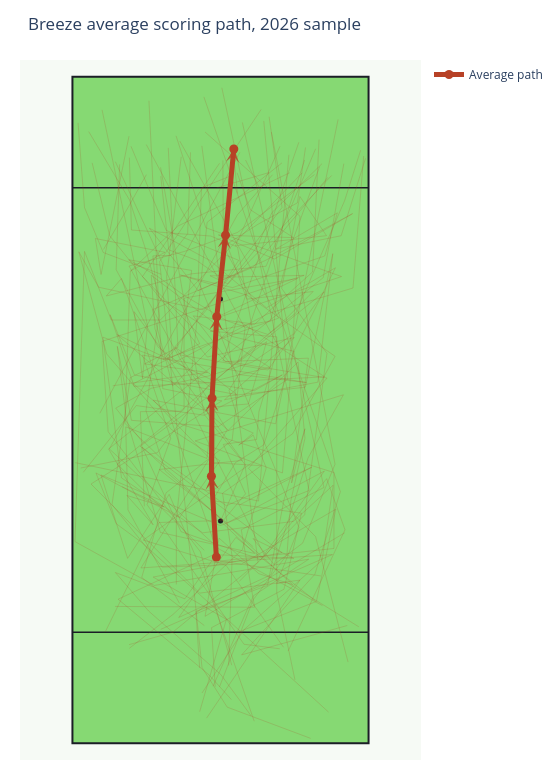

Here is the notebook cell this chart was saved with:
### Code cell
fig = plot_average_scoring_path(
    avg_path,
    paths=paths,
    title=f"{TEAM_ID.title()} average scoring path, {SEASON} sample",
    show_individual_paths=True,
)
fig.show()

### Figure 1 — Plotly figure (JSON) as saved in the notebook; plotly's stock layout.template omitted (floating-point values rounded to 4 significant figures)
{"data": [{"hoverinfo": "skip", "marker": {"color": "#1B1E26", "size": 5}, "mode": "markers", "showlegend": false, "type": "scatter", "x": [0], "y": [40]}, {"hoverinfo": "skip", "marker": {"color": "#1B1E26", "size": 5}, "mode": "markers", "showlegend": false, "type": "scatter", "x": [0], "y": [80]}, {"hoverinfo": "skip", "line": {"color": "rgba(170, 61, 35, 0.18)", "width": 1}, "mode": "lines", "showlegend": false, "type": "scatter", "x": [0.0, 6.14, -10.82, -16.99, -18.57, -16.03, -0.45, 12.11, 7.79], "y": [40.0, 34.18, 37.96, 58.62, 71.46, 58.14, 56.97, 65.56, 112.0]}, {"hoverinfo": "skip", "line": {"color": "rgba(170, 61, 35, 0.18)", "width": 1}, "mode": "lines", "showlegend": false, "type": "scatter", "x": [-13.9, -18.85, -12.46, -2.24, 5.8, 13.07, 14.31, -2.78], "y": [54.02, 60.34, 63.91, 66.1, 68.64, 73.66, 94.87, 110.0]}, {"hoverinfo": "skip", "line": {"color": "rgba(170, 61, 35, 0.18)", "width": 1}, "mode": "lines", "showlegend": false, "type": "scatter", "x": [16.23, 1.2, -3.33, -10.95, 7.31], "y": [0.89, 6.52, 13.66, 86.7, 114.1]}, {"hoverinfo": "skip", "line": {"color": "rgba(170, 61, 35, 0.18)", "width": 1}, "mode": "lines", "showlegend": false, "type": "scatter", "x": [-3.75, -4.43, 8.47, 11.42, 15.2, 12.8, 15.82, 0.92, -14.04, -4.16, -0.18], "y": [13.59, 23.75, 28.42, 43.79, 56.63, 46.88, 69.33, 68.71, 84.02, 98.51, 104.4]}, {"hoverinfo": "skip", "line": {"color": "rgba(170, 61, 35, 0.18)", "width": 1}, "mode": "lines", "showlegend": false, "type": "scatter", "x": [19.45, 1.61, -14.11, -18.78, -22.42, -7.38, -0.11, -8.83, -20.49, -25.5, -21.94, -3.13, 20.0], "y": [5.62, 21.96, 36.1, 39.54, 48.67, 40.64, 50.86, 56.49, 70.09, 88.48, 82.1, 78.05, 102.2]}, {"hoverinfo": "skip", "line": {"color": "rgba(170, 61, 35, 0.18)", "width": 1}, "mode": "lines", "showlegend": false, "type": "scatter", "x": [-2.92, -14.18, -9.79, 2.09, 4.42, -13.36], "y": [21.21, 29.86, 45.1, 54.57, 74.69, 107.8]}, {"hoverinfo": "skip", "line": {"color": "rgba(170, 61, 35, 0.18)", "width": 1}, "mode": "lines", "showlegend": false, "type": "scatter", "x": [22.82, 3.8, 16.98, 21.58, -2.99], "y": [21.21, 15.92, 30.41, 45.3, 116.4]}, {"hoverinfo": "skip", "line": {"color": "rgba(170, 61, 35, 0.18)", "width": 1}, "mode": "lines", "showlegend": false, "type": "scatter", "x": [1.95, -2.1, -18.43, -1.21, 13.21, 5.86, 9.64, 14.79, 20.62, 9.16], "y": [7.89, 12.35, 25.94, 33.98, 33.29, 36.86, 32.19, 36.04, 50.25, 110.0]}, {"hoverinfo": "skip", "line": {"color": "rgba(170, 61, 35, 0.18)", "width": 1}, "mode": "lines", "showlegend": false, "type": "scatter", "x": [-17.75, -10.13, -16.86, -12.12, -20.15, 18.49, 22.2], "y": [46.2, 42.56, 44.62, 39.33, 52.99, 83.82, 104.3]}, {"hoverinfo": "skip", "line": {"color": "rgba(170, 61, 35, 0.18)", "width": 1}, "mode": "lines", "showlegend": false, "type": "scatter", "x": [-7.38, -16.65, -17.06, -2.44, -1.0, -11.23, -18.78, -18.16], "y": [25.19, 42.01, 56.97, 51.28, 63.5, 71.32, 85.26, 104.2]}, {"hoverinfo": "skip", "line": {"color": "rgba(170, 61, 35, 0.18)", "width": 1}, "mode": "lines", "showlegend": false, "type": "scatter", "x": [-10.68, -21.11, -24.48, -25.64], "y": [84.43, 88.35, 96.45, 111.7]}, {"hoverinfo": "skip", "line": {"color": "rgba(170, 61, 35, 0.18)", "width": 1}, "mode": "lines", "showlegend": false, "type": "scatter", "x": [-0.18, 5.86, 11.97, 12.66, 15.2, 13.96, 1.4, -18.64, -1.14, 8.88, -10.95, -13.63, -16.38, -23.72], "y": [10.16, 25.81, 33.98, 43.66, 54.91, 68.64, 56.36, 73.59, 65.21, 67.68, 80.11, 89.38, 97.82, 110.1]}, {"hoverinfo": "skip", "line": {"color": "rgba(170, 61, 35, 0.18)", "width": 1}, "mode": "lines", "showlegend": false, "type": "scatter", "x": [-25.16, -11.36, -2.3, 18.7, 8.54, -7.18, -5.19, -16.51, -11.5, -6.49, 1.13, 8.54, 13.55, 22.34, 25.22], "y": [49.56, 52.31, 64.32, 81.28, 67.2, 69.88, 85.12, 87.04, 84.16, 80.59, 76.06, 73.59, 77.43, 97.68, 106.8]}, {"hoverinfo": "skip", "line": {"color": "rgba(170, 61, 35, 0.18)", "width": 1}, "mode": "lines", "showlegend": false, "type": "scatter", "x": [10.67, 4.22, -13.22, -8.96, -14.04, 15.47, 3.26, -4.91, 6.14, 16.57, 17.74], "y": [17.02, 17.84, 42.97, 54.91, 69.88, 64.94, 66.38, 76.95, 75.44, 84.85, 108.7]}, {"hoverinfo": "skip", "line": {"color": "rgba(170, 61, 35, 0.18)", "width": 1}, "mode": "lines", "showlegend": false, "type": "scatter", "x": [5.52, 0.03, -12.94, -18.92, -6.42, -0.52, -17.82, -20.56, -5.26, 8.2, 17.12], "y": [4.94, 12.42, 23.82, 30.75, 26.01, 34.32, 83.68, 80.52, 84.5, 85.88, 107.0]}, {"hoverinfo": "skip", "line": {"color": "rgba(170, 61, 35, 0.18)", "width": 1}, "mode": "lines", "showlegend": false, "type": "scatter", "x": [-3.33, 4.22, 18.29, 20.28, 13.14, -3.2, -17.82, -21.18, -10.27, 10.46, -7.32], "y": [9.06, 20.45, 32.95, 46.47, 39.95, 37.89, 47.78, 73.11, 69.06, 76.54, 108.4]}, {"hoverinfo": "skip", "line": {"color": "rgba(170, 61, 35, 0.18)", "width": 1}, "mode": "lines", "showlegend": false, "type": "scatter", "x": [-16.18, -9.99, -22.52, -21.5, -16.47], "y": [85.04, 88.39, 90.87, 84.39, 109.3]}, {"hoverinfo": "skip", "line": {"color": "rgba(170, 61, 35, 0.18)", "width": 1}, "mode": "lines", "showlegend": false, "type": "scatter", "x": [-1.17, -1.03, -2.56, 5.02, 8.3, 3.06, 15.15], "y": [47.47, 55.63, 60.43, 61.09, 72.3, 68.51, 105.0]}, {"hoverinfo": "skip", "line": {"color": "rgba(170, 61, 35, 0.18)", "width": 1}, "mode": "lines", "showlegend": false, "type": "scatter", "x": [-16.47, -8.6, 6.77, -3.36], "y": [17.76, 20.0, 32.62, 107.5]}, {"hoverinfo": "skip", "line": {"color": "rgba(170, 61, 35, 0.18)", "width": 1}, "mode": "lines", "showlegend": false, "type": "scatter", "x": [-16.4, -8.53, 3.93, 8.23, 5.9, 3.27, 5.9, 3.57, 1.53, 6.33, 3.06, -1.75, -16.03, -16.4], "y": [17.11, 23.22, 34.87, 49.58, 55.48, 53.66, 55.84, 56.94, 63.56, 71.28, 89.34, 91.31, 92.4, 105.4]}, {"hoverinfo": "skip", "line": {"color": "rgba(170, 61, 35, 0.18)", "width": 1}, "mode": "lines", "showlegend": false, "type": "scatter", "x": [6.99, 4.51], "y": [99.99, 105.0]}, {"hoverinfo": "skip", "line": {"color": "rgba(170, 61, 35, 0.18)", "width": 1}, "mode": "lines", "showlegend": false, "type": "scatter", "x": [-21.72, 3.49], "y": [59.41, 106.4]}, {"hoverinfo": "skip", "line": {"color": "rgba(170, 61, 35, 0.18)", "width": 1}, "mode": "lines", "showlegend": false, "type": "scatter", "x": [24.91, 11.8, 10.12, 14.13, -4.01, -3.43, 1.53], "y": [20.97, 29.05, 28.76, 38.88, 83.3, 99.99, 102.0]}, {"hoverinfo": "skip", "line": {"color": "rgba(170, 61, 35, 0.18)", "width": 1}, "mode": "lines", "showlegend": false, "type": "scatter", "x": [-0.95, -1.61, 11.43, 14.57, -1.46, 2.69, 7.79, 13.26, 2.04, -12.46, -11.81, -10.21, -2.63, 3.27, -9.77, -16.11], "y": [10.19, 20.82, 27.74, 41.43, 43.68, 50.53, 53.73, 70.55, 73.25, 84.24, 74.7, 69.02, 77.91, 86.94, 92.33, 107.5]}, {"hoverinfo": "skip", "line": {"color": "rgba(170, 61, 35, 0.18)", "width": 1}, "mode": "lines", "showlegend": false, "type": "scatter", "x": [3.06, 2.33], "y": [98.95, 106.1]}, {"hoverinfo": "skip", "line": {"color": "rgba(170, 61, 35, 0.18)", "width": 1}, "mode": "lines", "showlegend": false, "type": "scatter", "x": [0.0, 4.44, -2.92, -10.79], "y": [40.0, 50.16, 59.19, 103.7]}, {"hoverinfo": "skip", "line": {"color": "rgba(170, 61, 35, 0.18)", "width": 1}, "mode": "lines", "showlegend": false, "type": "scatter", "x": [-24.7, -15.16, -2.92, 11.14, 6.12, -5.18, -16.47, -6.49, 3.06, 16.9], "y": [48.78, 60.8, 59.05, 66.33, 63.49, 65.38, 85.92, 88.54, 91.96, 102.4]}, {"hoverinfo": "skip", "line": {"color": "rgba(170, 61, 35, 0.18)", "width": 1}, "mode": "lines", "showlegend": false, "type": "scatter", "x": [13.4, 10.12, 10.12, -1.83, 8.96, 12.89, 17.85], "y": [11.43, 27.08, 73.17, 74.19, 76.01, 90.21, 103.8]}, {"hoverinfo": "skip", "line": {"color": "rgba(170, 61, 35, 0.18)", "width": 1}, "mode": "lines", "showlegend": false, "type": "scatter", "x": [-21.06, -16.54, -13.34], "y": [88.9, 96.62, 102.4]}, {"hoverinfo": "skip", "line": {"color": "rgba(170, 61, 35, 0.18)", "width": 1}, "mode": "lines", "showlegend": false, "type": "scatter", "x": [-7.95, -7.95, -2.41, 11.07], "y": [28.61, 40.19, 93.78, 104.5]}, {"hoverinfo": "skip", "line": {"color": "rgba(170, 61, 35, 0.18)", "width": 1}, "mode": "lines", "showlegend": false, "type": "scatter", "x": [5.9, -9.91, -13.41, -11.08, -12.17, -8.97, -5.91, -5.4], "y": [35.38, 49.0, 59.85, 76.96, 87.74, 87.81, 91.74, 106.4]}, {"hoverinfo": "skip", "line": {"color": "rgba(170, 61, 35, 0.18)", "width": 1}, "mode": "lines", "showlegend": false, "type": "scatter", "x": [-20.77, -11.08, 0.51, 4.51, 0.51, 6.48, 6.92, 10.41, 0.51, 0.43], "y": [20.0, 39.75, 40.12, 44.92, 53.81, 54.68, 59.7, 71.5, 89.41, 104.9]}, {"hoverinfo": "skip", "line": {"color": "rgba(170, 61, 35, 0.18)", "width": 1}, "mode": "lines", "showlegend": false, "type": "scatter", "x": [3.35, 15.15, 19.16, 11.0, 14.28, 19.08, 2.69, 10.71], "y": [29.12, 41.14, 70.19, 81.91, 98.44, 91.38, 89.56, 107.5]}, {"hoverinfo": "skip", "line": {"color": "rgba(170, 61, 35, 0.18)", "width": 1}, "mode": "lines", "showlegend": false, "type": "scatter", "x": [-8.6, -9.7, -7.07], "y": [68.95, 84.02, 105.6]}, {"hoverinfo": "skip", "line": {"color": "rgba(170, 61, 35, 0.18)", "width": 1}, "mode": "lines", "showlegend": false, "type": "scatter", "x": [-19.39, -2.34, -13.7, -7.66, -9.4], "y": [64.36, 66.77, 68.3, 71.28, 107.2]}, {"hoverinfo": "skip", "line": {"color": "rgba(170, 61, 35, 0.18)", "width": 1}, "mode": "lines", "showlegend": false, "type": "scatter", "x": [2.69, -1.9, 1.31, 6.63, 9.25, 18.28], "y": [84.17, 84.17, 82.71, 89.41, 95.53, 104.3]}, {"hoverinfo": "skip", "line": {"color": "rgba(170, 61, 35, 0.18)", "width": 1}, "mode": "lines", "showlegend": false, "type": "scatter", "x": [-13.7, -14.43, -7.22, 11.58, 16.68, 4.73, 1.16, 6.84, 13.84, 15.3], "y": [42.66, 59.7, 59.78, 76.23, 81.33, 79.95, 89.85, 93.49, 97.28, 107.2]}, {"hoverinfo": "skip", "line": {"color": "rgba(170, 61, 35, 0.18)", "width": 1}, "mode": "lines", "showlegend": false, "type": "scatter", "x": [-26.16, 6.84, 12.31], "y": [50.53, 43.61, 105.9]}, {"hoverinfo": "skip", "line": {"color": "rgba(170, 61, 35, 0.18)", "width": 1}, "mode": "lines", "showlegend": false, "type": "scatter", "x": [-0.73, 8.74], "y": [99.97, 102.7]}, {"hoverinfo": "skip", "line": {"color": "rgba(170, 61, 35, 0.18)", "width": 1}, "mode": "lines", "showlegend": false, "type": "scatter", "x": [17.12, 2.77, -7.52, 9.09, 15.75, 22.13, -4.57, 11.15, 12.93, 20.69, 8.27, -1.89, -12.81, -4.02, 8.06, 23.78, 9.71, -0.38, 13.14, 5.38, 2.98], "y": [25.6, 37.07, 22.65, 30.34, 51.35, 62.74, 54.43, 48.67, 70.02, 85.6, 78.39, 86.91, 92.74, 81.48, 86.91, 95.35, 87.18, 91.51, 91.02, 96.04, 102.7]}, {"hoverinfo": "skip", "line": {"color": "rgba(170, 61, 35, 0.18)", "width": 1}, "mode": "lines", "showlegend": false, "type": "scatter", "x": [12.18, 22.41, 19.11, 7.99, -9.65, 11.08, 8.75], "y": [16.61, 38.44, 47.64, 33.7, 69.06, 96.45, 112.8]}, {"hoverinfo": "skip", "line": {"color": "rgba(170, 61, 35, 0.18)", "width": 1}, "mode": "lines", "showlegend": false, "type": "scatter", "x": [1.47, 2.09, 0.37, 7.31, -1.21, -12.12, 9.91, 21.17], "y": [14.0, 33.63, 45.03, 49.97, 50.52, 61.78, 57.52, 112.3]}, {"hoverinfo": "skip", "line": {"color": "rgba(170, 61, 35, 0.18)", "width": 1}, "mode": "lines", "showlegend": false, "type": "scatter", "x": [18.36, -0.18, -20.01, 3.05, 9.36], "y": [24.78, 34.94, 52.99, 95.14, 102.3]}, {"hoverinfo": "skip", "line": {"color": "rgba(170, 61, 35, 0.18)", "width": 1}, "mode": "lines", "showlegend": false, "type": "scatter", "x": [3.12, 17.26, 20.76, 3.8, -10.47, -19.53, -16.24, -3.75, -18.92], "y": [20.0, 25.53, 42.15, 32.26, 31.71, 42.97, 65.83, 71.94, 104.7]}, {"hoverinfo": "skip", "line": {"color": "rgba(170, 61, 35, 0.18)", "width": 1}, "mode": "lines", "showlegend": false, "type": "scatter", "x": [22.34, -2.78, -0.25, 6.89, 13.0, -14.11, -7.11, 7.24, 18.7, 1.2, -11.02, 3.94, -15.55, -14.04, -13.15, -21.32], "y": [37.89, 22.86, 36.93, 30.54, 28.55, 53.34, 38.1, 33.08, 49.01, 39.67, 49.29, 50.93, 77.71, 65.69, 75.24, 114.0]}, {"hoverinfo": "skip", "line": {"color": "rgba(170, 61, 35, 0.18)", "width": 1}, "mode": "lines", "showlegend": false, "type": "scatter", "x": [-10.75, 20.14, -14.32, 1.2, -8.14, 2.98, -15.48, -19.88, -15.55, 18.77, 3.26, -8.62, -12.26, 5.93, 19.32], "y": [20.52, 33.98, 31.57, 56.36, 71.32, 62.74, 66.31, 77.16, 64.25, 65.97, 76.06, 64.32, 78.05, 85.74, 101.9]}, {"hoverinfo": "skip", "line": {"color": "rgba(170, 61, 35, 0.18)", "width": 1}, "mode": "lines", "showlegend": false, "type": "scatter", "x": [2.02, -3.61, -20.22, -21.32, 15.06, 0.03, -4.36, -9.31, -10.75], "y": [14.07, 34.46, 56.08, 72.35, 84.23, 83.89, 86.97, 88.83, 102.1]}, {"hoverinfo": "skip", "line": {"color": "rgba(170, 61, 35, 0.18)", "width": 1}, "mode": "lines", "showlegend": false, "type": "scatter", "x": [-1.34, 5.93, 15.89, -11.91, -26.19, -24.48, -19.67, -10.82, 14.72], "y": [10.29, 26.56, 33.15, 28.42, 36.31, 88.55, 76.2, 76.2, 102.7]}, {"hoverinfo": "skip", "line": {"color": "rgba(170, 61, 35, 0.18)", "width": 1}, "mode": "lines", "showlegend": false, "type": "scatter", "x": [-18.98, 6.14, 3.74, 18.63, 3.94], "y": [24.64, 24.5, 38.44, 46.06, 111.8]}, {"hoverinfo": "skip", "line": {"color": "rgba(170, 61, 35, 0.18)", "width": 1}, "mode": "lines", "showlegend": false, "type": "scatter", "x": [-2.51, 14.31, -3.75, -23.31, 0.24, -10.4, -12.88], "y": [4.53, 29.38, 27.04, 46.68, 61.64, 63.84, 115.7]}, {"hoverinfo": "skip", "line": {"color": "rgba(170, 61, 35, 0.18)", "width": 1}, "mode": "lines", "showlegend": false, "type": "scatter", "x": [-3.75, 1.06, -12.12, 11.08, -14.45, -2.72, 15.27, 20.21, 17.53, 0.72, 13.28, -2.37, -19.94, -23.1], "y": [5.69, 22.31, 29.93, 34.32, 53.47, 62.05, 64.11, 88.14, 65.01, 61.85, 73.04, 69.54, 91.37, 104.5]}, {"hoverinfo": "skip", "line": {"color": "rgba(170, 61, 35, 0.18)", "width": 1}, "mode": "lines", "showlegend": false, "type": "scatter", "x": [-2.92, -18.57, -6.56, -6.56, 13.89, -1.41, 21.79, -2.65, -8.0], "y": [34.73, 50.25, 60.13, 80.13, 83.68, 76.33, 84.02, 92.81, 109.3]}, {"hoverinfo": "skip", "line": {"color": "rgba(170, 61, 35, 0.18)", "width": 1}, "mode": "lines", "showlegend": false, "type": "scatter", "x": [3.53, 16.43, 1.06, -10.47, -17.2, -16.24, -7.59, 12.45], "y": [42.97, 49.7, 42.76, 51.07, 57.59, 84.98, 93.15, 102.7]}, {"hoverinfo": "skip", "line": {"color": "rgba(170, 61, 35, 0.18)", "width": 1}, "mode": "lines", "showlegend": false, "type": "scatter", "x": [18.08, -0.11, 20.42, 20.42, -6.97, -15.69, 8.61, 23.85, 25.77], "y": [30.13, 32.81, 35.08, 48.74, 57.39, 64.73, 77.36, 81.96, 105.7]}, {"hoverinfo": "skip", "line": {"color": "rgba(170, 61, 35, 0.18)", "width": 1}, "mode": "lines", "showlegend": false, "type": "scatter", "x": [22.96, 17.12, 5.04, 19.18, 0.44, 14.1], "y": [14.62, 37.2, 49.49, 65.76, 68.85, 108.2]}, {"hoverinfo": "skip", "line": {"color": "rgba(170, 61, 35, 0.18)", "width": 1}, "mode": "lines", "showlegend": false, "type": "scatter", "x": [6.07, -2.92, -9.24, -16.72, -21.52, -0.04, 15.95, 0.24], "y": [3.98, 30.0, 44.82, 33.29, 48.32, 39.19, 45.51, 118.0]}, {"hoverinfo": "skip", "line": {"color": "rgba(170, 61, 35, 0.18)", "width": 1}, "mode": "lines", "showlegend": false, "type": "scatter", "x": [11.35, 0.99, -13.9, 13.0, 20.62, 4.77, -7.25, 2.16, 18.77, 21.03, 9.98, 21.72, 26.11], "y": [17.29, 32.05, 36.59, 55.74, 69.67, 80.66, 84.3, 82.03, 87.73, 95.49, 88.97, 91.37, 105.3]}, {"customdata": [[0.0, 0.00278, 0.9572, 57.0], [0.2, 0.1469, 0.9579, 57.0], [0.4, 0.3022, 0.9353, 57.0], [0.6, 0.4923, 0.8973, 57.0], [0.8, 0.7062, 0.8734, 57.0], [1.0, 0.9938, 0.8507, 57.0]], "hovertemplate": "Progress: %{customdata[0]:.0%}<br>Avg cumulative aEC: %{customdata[1]:.3f}<br>Avg CP: %{customdata[2]:.1%}<br>Possessions: %{customdata[3]:.0f}<extra></extra>", "line": {"color": "#b74126", "width": 5}, "marker": {"color": "#b74126", "size": 9}, "mode": "lines+markers", "name": "Average path", "type": "scatter", "x": [-0.746, -1.634, -1.526, -0.6698, 0.9086, 2.396], "y": [33.53, 48.08, 62.12, 76.79, 91.47, 107.0]}], "layout": {"annotations": [{"arrowcolor": "#b74126", "arrowhead": 3, "arrowsize": 1.1, "arrowwidth": 2, "ax": -0.746, "axref": "x", "ay": 33.53, "ayref": "y", "opacity": 0.8, "showarrow": true, "x": -1.634, "xref": "x", "y": 48.08, "yref": "y"}, {"arrowcolor": "#b74126", "arrowhead": 3, "arrowsize": 1.1, "arrowwidth": 2, "ax": -1.634, "axref": "x", "ay": 48.08, "ayref": "y", "opacity": 0.8, "showarrow": true, "x": -1.526, "xref": "x", "y": 62.12, "yref": "y"}, {"arrowcolor": "#b74126", "arrowhead": 3, "arrowsize": 1.1, "arrowwidth": 2, "ax": -1.526, "axref": "x", "ay": 62.12, "ayref": "y", "opacity": 0.8, "showarrow": true, "x": -0.6698, "xref": "x", "y": 76.79, "yref": "y"}, {"arrowcolor": "#b74126", "arrowhead": 3, "arrowsize": 1.1, "arrowwidth": 2, "ax": -0.6698, "axref": "x", "ay": 76.79, "ayref": "y", "opacity": 0.8, "showarrow": true, "x": 0.9086, "xref": "x", "y": 91.47, "yref": "y"}, {"arrowcolor": "#b74126", "arrowhead": 3, "arrowsize": 1.1, "arrowwidth": 2, "ax": 0.9086, "axref": "x", "ay": 91.47, "ayref": "y", "opacity": 0.8, "showarrow": true, "x": 2.396, "xref": "x", "y": 107.0, "yref": "y"}], "height": 780, "margin": {"b": 20, "l": 20, "r": 20, "t": 60}, "paper_bgcolor": "white", "plot_bgcolor": "#f6faf5", "shapes": [{"fillcolor": "#86d973", "layer": "below", "line": {"color": "#1B1E26", "width": 2}, "type": "rect", "x0": -26.65, "x1": 26.65, "y0": 0, "y1": 120}, {"layer": "below", "line": {"color": "#1B1E26", "width": 1.5}, "type": "line", "x0": -26.65, "x1": 26.65, "y0": 20, "y1": 20}, {"layer": "below", "line": {"color": "#1B1E26", "width": 1.5}, "type": "line", "x0": -26.65, "x1": 26.65, "y0": 100, "y1": 100}], "title": {"text": "Breeze average scoring path, 2026 sample"}, "width": 560, "xaxis": {"range": [-31.65, 31.65], "scaleanchor": "y", "scaleratio": 1, "showgrid": false, "visible": false, "zeroline": false}, "yaxis": {"range": [-3, 123], "showgrid": false, "visible": false, "zeroline": false}}}
